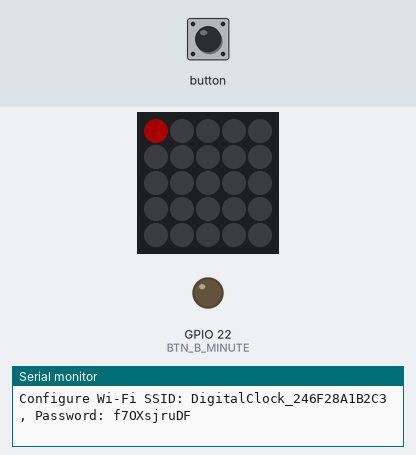
This program was run on a simulated ESP32. Shown: 5×5 RGB LED matrix (first LED top left, wired row by row), output pins drawn as LEDs (lit = HIGH), the last lines printed to the serial monitor. Dim RGB values are drawn brighter than linear; WiFi joins after 1.5 s; servers stay silent unless stated; random numbers use the default seed unless the program sets one.

Above: at 0.1 s.
At 15.6 s:
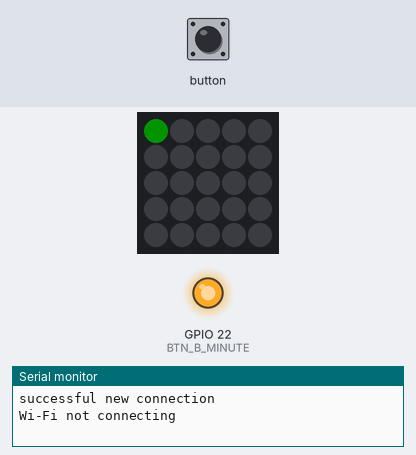

The program:

main.cpp
```cpp
#include <Arduino.h>
#include <M5Atom.h>
#include <WiFiManager.h>
#include <WiFi.h>
#include "app_wifi.h"

const int BTN_1_SET = 33;
const int BTN_2_00 = 23;
const int BTN_A_HOUR = 19;
const int BTN_B_MINUTE = 22;
const int PRESS_MS = 100;

extern WiFiManager wm;
extern String configure_ssid;
extern String configure_password;

void press_ms(int gpio, int ms);

void setup()
{
    M5.begin(true, false, true);
    Serial.begin(115200);
    M5.dis.drawpix(0, 0xFF0000);

    pinMode(BTN_1_SET, INPUT);
    pinMode(BTN_2_00, INPUT);
    pinMode(BTN_A_HOUR, INPUT);
    pinMode(BTN_B_MINUTE, INPUT);

    initAppWiFi();
    Serial.printf("Configure Wi-Fi SSID: %s, Password: %s\n", configure_ssid.c_str(), configure_password.c_str());
    if (WiFiConnect() == 0)
    {
        Serial.println("Wi-Fi not connecting");
    }
    M5.dis.drawpix(0, 0x008000);

    press_ms(BTN_1_SET, PRESS_MS);
    delay(5000);

    press_ms(BTN_1_SET, PRESS_MS);
    for (int i = 0; i < 3; i++)
    {
        press_ms(BTN_A_HOUR, PRESS_MS);
        delay(300);
    }
    for (int i = 0; i < 15; i++)
    {
        press_ms(BTN_B_MINUTE, PRESS_MS);
        delay(300);
    }
}

void press_ms(int gpio, int ms)
{
    pinMode(gpio, OUTPUT);
    M5.dis.drawpix(0, 0x0080FF);
    digitalWrite(gpio, HIGH);
    delay(ms);
    pinMode(gpio, INPUT);
    M5.dis.drawpix(0, 0x008000);
    delay(ms);
}

void loop()
{
    M5.update();
    delay(100);
}
```

app_wifi.cpp
```cpp
#include "app_wifi.h"

#include <Arduino.h>
#include "M5Atom.h"

WiFiManager wm;
extern bool is_loop;

const String password_spec_chars = "2345679abcdefghjkmnopqrstuvwxyzACDEFGHJKLMNOPQRSTUVWXYZ"; // 55文字

String configure_ssid = "";
String configure_password = "";

void generateConfigureSSID()
{
    String mac_addr = String(WiFi.macAddress());
    mac_addr.replace(":", "");

    configure_ssid = "DigitalClock"
                     "_" +
                     mac_addr;
}

void initAppWiFi()
{
    generateConfigureSSID();
    generateConfigurePassword();
}

void generateConfigurePassword()
{
    String mac_addr = String(WiFi.macAddress());
    mac_addr.replace(":", "");
    char bytes_mac_addr[13] = {};
    mac_addr.toCharArray(bytes_mac_addr, 13);

    uint64_t seed = 0;
    for (int i = 0; i < 8; i++)
    {
        char c = bytes_mac_addr[12 - i];
        seed = seed << 8 | (uint64_t)c & 0xFF;
    }

    seed ^= 0x543D3449AC073FA0LL; // デタラメな数列をXOR

    // 乱数生成器初期化
    randomSeed(seed);

    configure_password = "";

    for (int i = 0; i < 10; i++)
    {
        int s = random(55);
        configure_password = configure_password + password_spec_chars.substring(s, s + 1);
    }
}

void getSSID(char *ssidBuffer, size_t bufferSize)
{
    String ssid = WiFi.SSID();

    strncpy(ssidBuffer, ssid.c_str(), bufferSize - 1);
    ssidBuffer[bufferSize - 1] = '\0';
}

int WiFiConnect()
{
    if (WiFi.isConnected())
    {
        Serial.println("already connected");
        return 0;
    }

    // 設定済みWi-Fiへ接続
    wm.setEnableConfigPortal(false);

    for (int i = 0; i < 3; i++)
    {
        if (wm.autoConnect())
        {
            Serial.println("successful new connection");
            return 0;
        }

        delay(5000);
        Serial.println("retry to connect");
    }

    // 新規接続
    wm.setEnableConfigPortal(true);

    if (wm.autoConnect(configure_ssid.c_str(), configure_password.c_str()))
    {
        if (WiFi.psk().compareTo("") == 0)
        {
            // オープンネットワークへの接続は禁止
            Serial.println("connecting to an open network is prohibited");
            wm.resetSettings();
            ESP.restart();
        }
        Serial.println("successful new connection");
        return 0;
    }

    Serial.println("failed to connect");

    return -1;
}

// void wifi_state()
// {
//     static bool wifi_status_lump_state = 0;

//     if (WiFi.status() == WL_CONNECTED)
//     {
//         // Wi-Fi接続中
//         M5.dis.drawpix(PIX_POS_WIFI_STATE, PIX_COL_WIFI_CONNECTED);
//     }
//     else
//     {
//         // Wi-Fi未接続
//         if (wifi_status_lump_state == 1)
//         {
//             M5.dis.drawpix(PIX_POS_WIFI_STATE, PIX_COL_WIFI_DISCONNECTED);
//         }
//         else
//         {
//             M5.dis.drawpix(PIX_POS_WIFI_STATE, PIX_COL_BLACK);
//         }
//     }

//     if (!is_loop)
//     {
//         // loopが実行されていない場合、Updateを代理
//         M5.update();
//     }

//     wifi_status_lump_state = !wifi_status_lump_state;
// }
```

app_wifi.h
```cpp
#pragma once

#include <string>
#include <stddef.h>
#include <string.h>
#include <WiFi.h>
#include <WiFiManager.h>

void getSSID(char *ssidBuffer, size_t bufferSize);
void initAppWiFi();
void generateConfigureSSID();
void generateConfigurePassword();
int WiFiConnect();
// void wifi_state();
```
